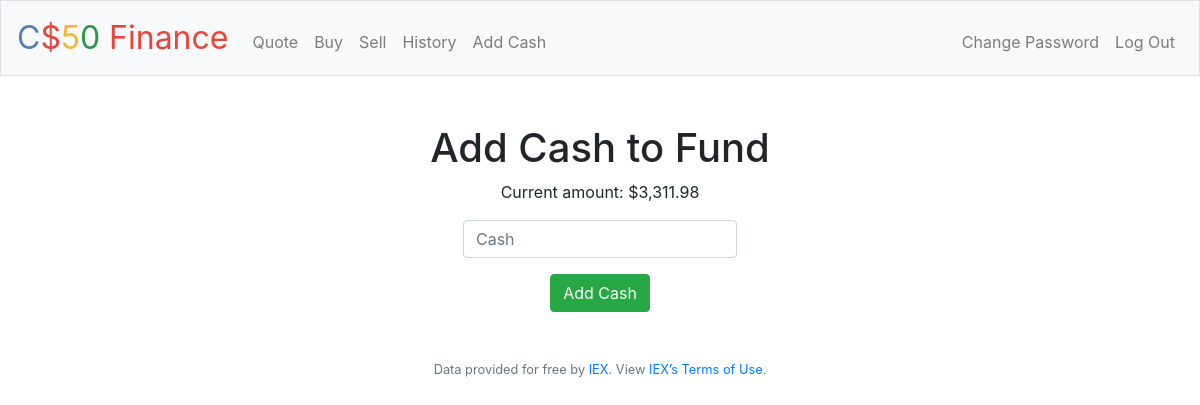
The page /addcash (signed in) on the database as committed earlier.
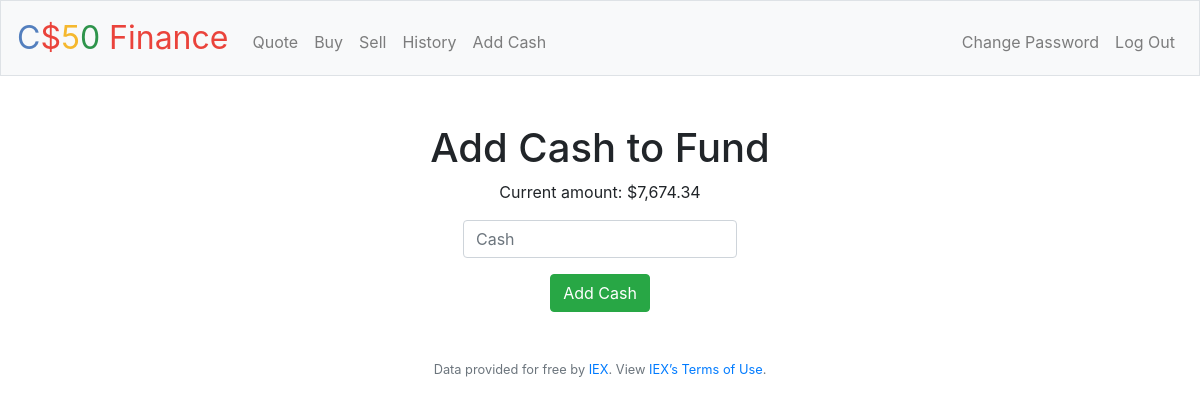
The same page on the database as committed later.
### tables this page shows
CREATE TABLE users (id INTEGER, username TEXT NOT NULL, hash TEXT NOT NULL, cash NUMERIC NOT NULL DEFAULT 10000.00, PRIMARY KEY(id));

### application.py (the view, shortened to what this page needs)
@app.route("/addcash", methods=["GET", "POST"])
@login_required
def addcash():
    user_id = session["user_id"]
    cash = db.execute("SELECT cash FROM users WHERE id=?", user_id)[0]["cash"]
    return render_template("addcash.html", cash=cash)

### application.py (called while the page is built)
@app.after_request
def after_request(response):
    response.headers["Cache-Control"] = "no-cache, no-store, must-revalidate"
    response.headers["Expires"] = 0
    response.headers["Pragma"] = "no-cache"
    return response

### helpers.py (called while the page is built)
def login_required(f):
    @wraps(f)
    def decorated_function(*args, **kwargs):
        if session.get("user_id") is None:
            return redirect("/login")
        return f(*args, **kwargs)
    return decorated_function

def usd(value):
    return f"${value:,.2f}"

### templates/addcash.html (shortened to what this page needs)
{% extends "layout.html" %}
{% block main %}
<h1>Add Cash to Fund</h1>
<p>Current amount: {{ cash | usd}}</p>
<form action="/addcash" method="post">
  <div class="form-group">
    <input name="cash" type="text" class="form-control" placeholder="Cash" autocomplete="off" autofocus />
  </div>
  <button class="btn btn-success" type="submit">Add Cash</button>
</form>
{% endblock %}

Rows that differ between the two databases and show on the page:
changed users: cash "$3,311.98" → "$7,674.34"
